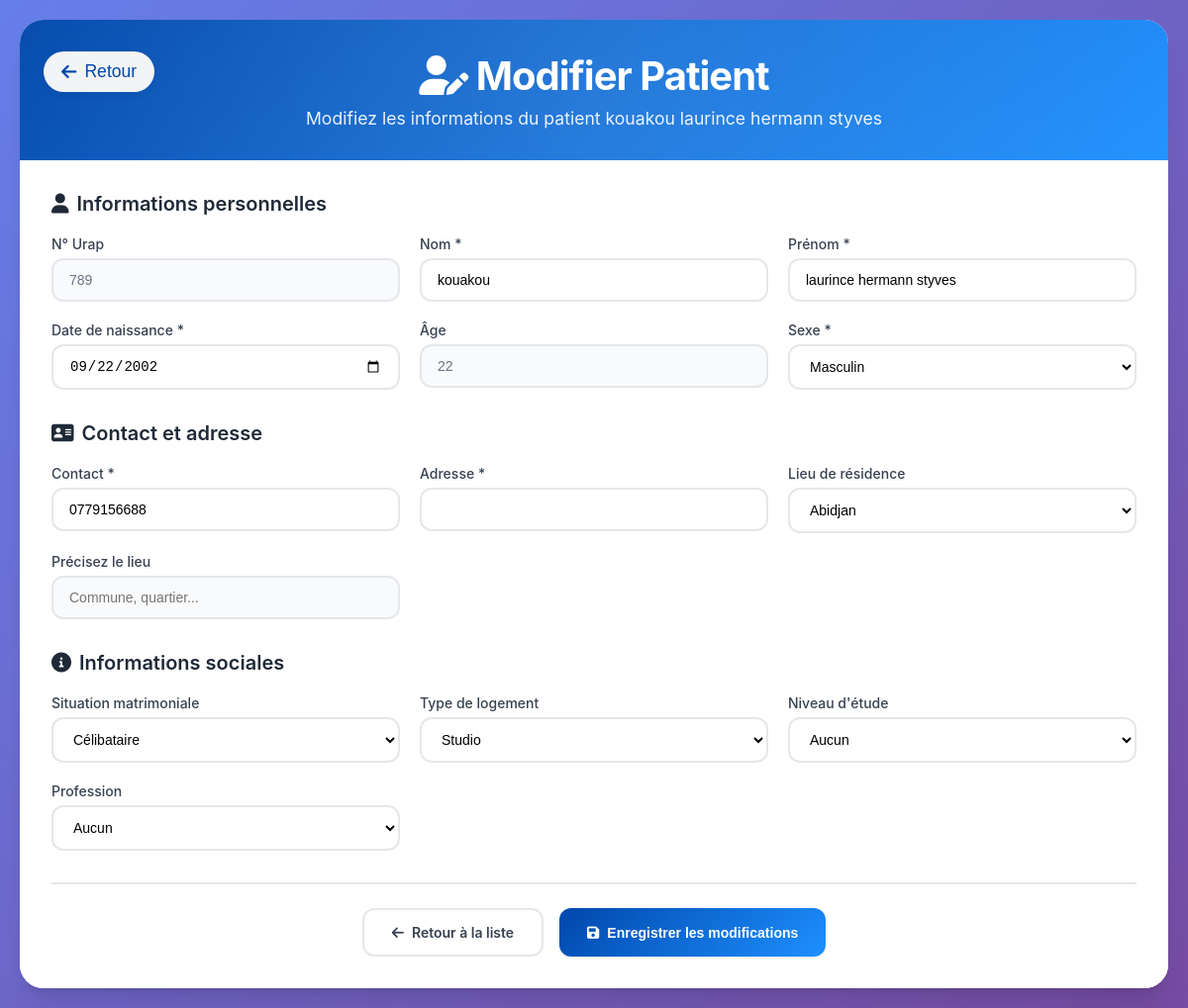
The app's page /page/modifpatient.php?idU=789 (signed in) with its own data.
### tables this page shows
CREATE TABLE IF NOT EXISTS `patient` (
  `Numero_urap` int NOT NULL,
  `Nom_patient` varchar(15) NOT NULL,
  `Prenom_patient` varchar(30) NOT NULL,
  `Age` int NOT NULL,
  `Sexe_patient` varchar(10) NOT NULL,
  `Date_naissance` date NOT NULL,
  `Contact_patient` varchar(10) NOT NULL,
  `Situation_matrimoniale` varchar(20) NOT NULL,
  `Lieu_résidence` varchar(25) NOT NULL,
  `Precise` varchar(30) NOT NULL,
  `Type_logement` varchar(25) NOT NULL,
  `Niveau_etude` varchar(30) NOT NULL,
  `Profession` varchar(25) NOT NULL,
  PRIMARY KEY (`Numero_urap`)
);

### page/modifpatient.php (the view, shortened to what this page needs)
<?php
require_once("connexion.php");
$Numero_urap = isset($_GET['idU']) ? $_GET['idU'] : null;
$stmt = $pdo->prepare("SELECT * FROM patient WHERE Numero_urap = ?");
$stmt->execute([$Numero_urap]);
$patient = $stmt->fetch(PDO::FETCH_ASSOC);
$N_Urap = htmlspecialchars($patient['Numero_urap']);
$Nom = htmlspecialchars($patient['Nom_patient']);
$Prenom = htmlspecialchars($patient['Prenom_patient']);
$Age = htmlspecialchars($patient['Age']);
$SexeP = htmlspecialchars($patient['Sexe_patient']);
$datenaiss = htmlspecialchars($patient['Date_naissance']);
$contact = htmlspecialchars($patient['Contact_patient']);
$SituaM = htmlspecialchars($patient['Situation_matrimoniale']);
$reside = htmlspecialchars($patient['Lieu_résidence']);
$Precise = htmlspecialchars($patient['Precise']);
$Type_log = htmlspecialchars($patient['Type_logement']);
$NiveauE = htmlspecialchars($patient['Niveau_etude']);
$Profession = htmlspecialchars($patient['Profession']);
$Adresse = isset($patient['Adresse']) ? htmlspecialchars($patient['Adresse']) : '';
?>
<!DOCTYPE html>
<html lang="fr">
<head>
    <link href="https://cdnjs.cloudflare.com/ajax/libs/font-awesome/6.0.0/css/all.min.css" rel="stylesheet">
</head>
<body>
    <div class="container">
        <div class="header">
            <button onclick="window.history.back()" class="btn-retour">
                <i class="fas fa-arrow-left"></i> Retour
            </button>
            <h1><i class="fas fa-user-edit"></i> Modifier Patient</h1>
            <p>Modifiez les informations du patient <?php echo $Nom . ' ' . $Prenom; ?></p>
        </div>
        <div class="content-area">
            <form method="POST" action="update_patient.php" id="patientForm">
                <div class="form-section">
                    <h2 class="section-title">
                        <i class="fas fa-user"></i>
                        Informations personnelles
                    </h2>
                    <div class="form-grid">
                        <div class="form-field">
                            <label class="form-label">N° Urap</label>
                            <input type="text" class="form-input" value="<?php echo $N_Urap; ?>" readonly>
                        </div>
                        <div class="form-field">
                            <label class="form-label">Nom *</label>
                            <input type="text" class="form-input" name="Nom" value="<?php echo $Nom; ?>" required>
                        </div>
                        <div class="form-field">
                            <label class="form-label">Prénom *</label>
                            <input type="text" class="form-input" name="Prenom" value="<?php echo $Prenom; ?>" required>
                        </div>
                        <div class="form-field">
                            <label class="form-label">Date de naissance *</label>
                            <input type="date" class="form-input" id="datenaiss" name="datenaiss" value="<?php echo $datenaiss; ?>" required>
                        </div>
                        <div class="form-field">
                            <label class="form-label">Âge</label>
                            <input type="text" class="form-input" id="Age" name="Age" value="<?php echo $Age; ?>" readonly>
                        </div>
                        <div class="form-field">
                            <label class="form-label">Sexe *</label>
                            <select class="form-select" name="SexeP" required>
                                <option value="Masculin" <?php if($SexeP == "Masculin") echo "selected"; ?>>Masculin</option>
                            </select>
                        </div>
                    </div>
                </div>
                <div class="form-section">
                    <h2 class="section-title">
                        <i class="fas fa-address-card"></i>
                        Contact et adresse
                    </h2>
                    <div class="form-grid">
                        <div class="form-field">
                            <label class="form-label">Contact *</label>
                            <input type="tel" class="form-input" name="contact" value="<?php echo $contact; ?>" required>
                        </div>
                        <div class="form-field">
                            <label class="form-label">Adresse *</label>
                            <input type="text" class="form-input" name="Adresse" value="<?php echo $Adresse; ?>" required>
                        </div>
                        <div class="form-field">
                            <label class="form-label">Lieu de résidence</label>
                            <select class="form-select" id="reside" name="reside">
                                <option value="Abidjan" <?php if($reside == "Abidjan") echo "selected"; ?>>Abidjan</option>
                            </select>
                        </div>
                        <div class="form-field">
                            <label class="form-label">Précisez le lieu</label>
                            <input type="text" class="form-input" id="Precise" name="Precise" value="<?php echo $Precise; ?>" placeholder="Commune, quartier...">
                        </div>
                    </div>
                </div>
                <div class="form-section">
                    <h2 class="section-title">
                        <i class="fas fa-info-circle"></i>
                        Informations sociales
                    </h2>
                    <div class="form-grid">
                        <div class="form-field">
                            <label class="form-label">Situation matrimoniale</label>
                            <select class="form-select" name="SituaM">
                                <option value="Célibataire" <?php if($SituaM == "Célibataire") echo "selected"; ?>>Célibataire</option>
                            </select>
                        </div>
                        <div class="form-field">
                            <label class="form-label">Type de logement</label>
                            <select class="form-select" name="Type_log">
                                <option value="Studio" <?php if($Type_log == "Studio") echo "selected"; ?>>Studio</option>
                            </select>
                        </div>
                        <div class="form-field">
                            <label class="form-label">Niveau d'étude</label>
                            <select class="form-select" name="NiveauE">
                                <option value="Aucun" <?php if($NiveauE == "Aucun") echo "selected"; ?>>Aucun</option>
                            </select>
                        </div>
                        <div class="form-field">
                            <label class="form-label">Profession</label>
                            <select class="form-select" name="Profession">
                                <option value="Aucun" <?php if($Profession == "Aucun") echo "selected"; ?>>Aucun</option>
                            </select>
                        </div>
                    </div>
                </div>
                <div class="actions">
                    <a href="Liste_patient.php" class="btn btn-secondary">
                        <i class="fas fa-arrow-left"></i>
                        Retour à la liste
                    </a>
                    <button type="submit" class="btn btn-primary">
                        <i class="fas fa-save"></i>
                        Enregistrer les modifications
                    </button>
                </div>
            </form>
        </div>
    </div>
</body>
</html>

### page/modifpatient.php (style rules this page uses)
:root { --primary: #0047ab; --primary-light: #1e90ff; --primary-dark: #003380; --secondary: #f8fafc; --accent: #10b981; --danger: #ef4444; --warning: #f59e0b; --success: #22c55e; --gray-50: #f9fafb; --gray-100: #f3f4f6; --gray-200: #e5e7eb; --gray-300: #d1d5db; --gray-400: #9ca3af; --gray-500: #6b7280; --gray-600: #4b5563; --gray-700: #374151; --gray-800: #1f2937; --gray-900: #111827; --shadow-sm: 0 1px 2px 0 rgb(0 0 0 / 0.05); --shadow: 0 1px 3px 0 rgb(0 0 0 / 0.1), 0 1px 2px -1px rgb(0 0 0 / 0.1); --shadow-md: 0 4px 6px -1px rgb(0 0 0 / 0.1), 0 2px 4px -2px rgb(0 0 0 / 0.1); --shadow-lg: 0 10px 15px -3px rgb(0 0 0 / 0.1), 0 4px 6px -4px rgb(0 0 0 / 0.1); --shadow-xl: 0 20px 25px -5px rgb(0 0 0 / 0.1), 0 8px 10px -6px rgb(0 0 0 / 0.1); }
* { margin: 0; padding: 0; box-sizing: border-box; }
body { font-family: 'Inter', -apple-system, BlinkMacSystemFont, 'Segoe UI', Roboto, sans-serif; background: linear-gradient(135deg, #667eea 0%, #764ba2 100%); min-height: 100vh; padding: 20px; color: var(--gray-800); }
.container { max-width: 1200px; margin: 0 auto; background: rgba(255, 255, 255, 0.95); backdrop-filter: blur(10px); border-radius: 24px; box-shadow: var(--shadow-xl); overflow: hidden; animation: slideUp 0.6s ease-out; }
.header { background: linear-gradient(135deg, var(--primary) 0%, var(--primary-light) 100%); color: white; padding: 32px; text-align: center; position: relative; overflow: hidden; }
.header::before { content: ''; position: absolute; top: -50%; left: -50%; width: 200%; height: 200%; background: radial-gradient(circle, rgba(255,255,255,0.1) 0%, transparent 70%); animation: rotate 20s linear infinite; }
.header h1 { font-size: 2.5rem; font-weight: 700; letter-spacing: -0.025em; position: relative; z-index: 1; }
.header p { font-size: 1.1rem; opacity: 0.9; margin-top: 8px; position: relative; z-index: 1; }
.btn-retour { position: absolute; left: 24px; top: 32px; background: var(--gray-100); border: none; border-radius: 50px; padding: 10px 18px; font-size: 1.1em; box-shadow: 0 2px 8px rgba(0,0,0,0.07); color: var(--primary); cursor: pointer; display: flex; align-items: center; gap: 8px; transition: background 0.2s; z-index: 2; }
.content-area { padding: 32px; background: white; }
.form-section { margin-bottom: 32px; }
.section-title { font-size: 1.25rem; font-weight: 600; color: var(--gray-800); margin-bottom: 20px; display: flex; align-items: center; gap: 8px; }
.form-grid { display: grid; grid-template-columns: repeat(auto-fit, minmax(280px, 1fr)); gap: 20px; }
.form-field { position: relative; }
.form-label { display: block; font-size: 0.875rem; font-weight: 500; color: var(--gray-700); margin-bottom: 6px; }
.form-input { width: 100%; padding: 12px 16px; border: 2px solid var(--gray-200); border-radius: 12px; font-size: 14px; transition: all 0.2s ease; background: white; }
.form-input:disabled, .form-input[readonly] { background: var(--gray-50); color: var(--gray-500); }
.form-select { width: 100%; padding: 12px 16px; border: 2px solid var(--gray-200); border-radius: 12px; font-size: 14px; background: white; cursor: pointer; transition: all 0.2s ease; }
.actions { display: flex; gap: 16px; justify-content: center; flex-wrap: wrap; margin-top: 32px; padding-top: 24px; border-top: 2px solid var(--gray-200); }
.btn { padding: 14px 28px; border: none; border-radius: 12px; font-size: 14px; font-weight: 600; cursor: pointer; transition: all 0.2s ease; text-decoration: none; display: inline-flex; align-items: center; gap: 8px; min-width: 120px; justify-content: center; }
.btn-primary { background: linear-gradient(135deg, var(--primary) 0%, var(--primary-light) 100%); color: white; box-shadow: var(--shadow); }
.btn-secondary { background: white; color: var(--gray-700); border: 2px solid var(--gray-200); }

### records on screen
patient: Nom_patient "kouakou", Prenom_patient "laurince hermann styves", Numero_urap "789", Nom "kouakou", Prenom "laurince hermann styves", datenaiss "09/22/2002", Age "22", SexeP "Masculin", contact "0779156688", reside "Abidjan", SituaM "Célibataire", Type_log "Studio", NiveauE "Aucun", Profession "Aucun"
